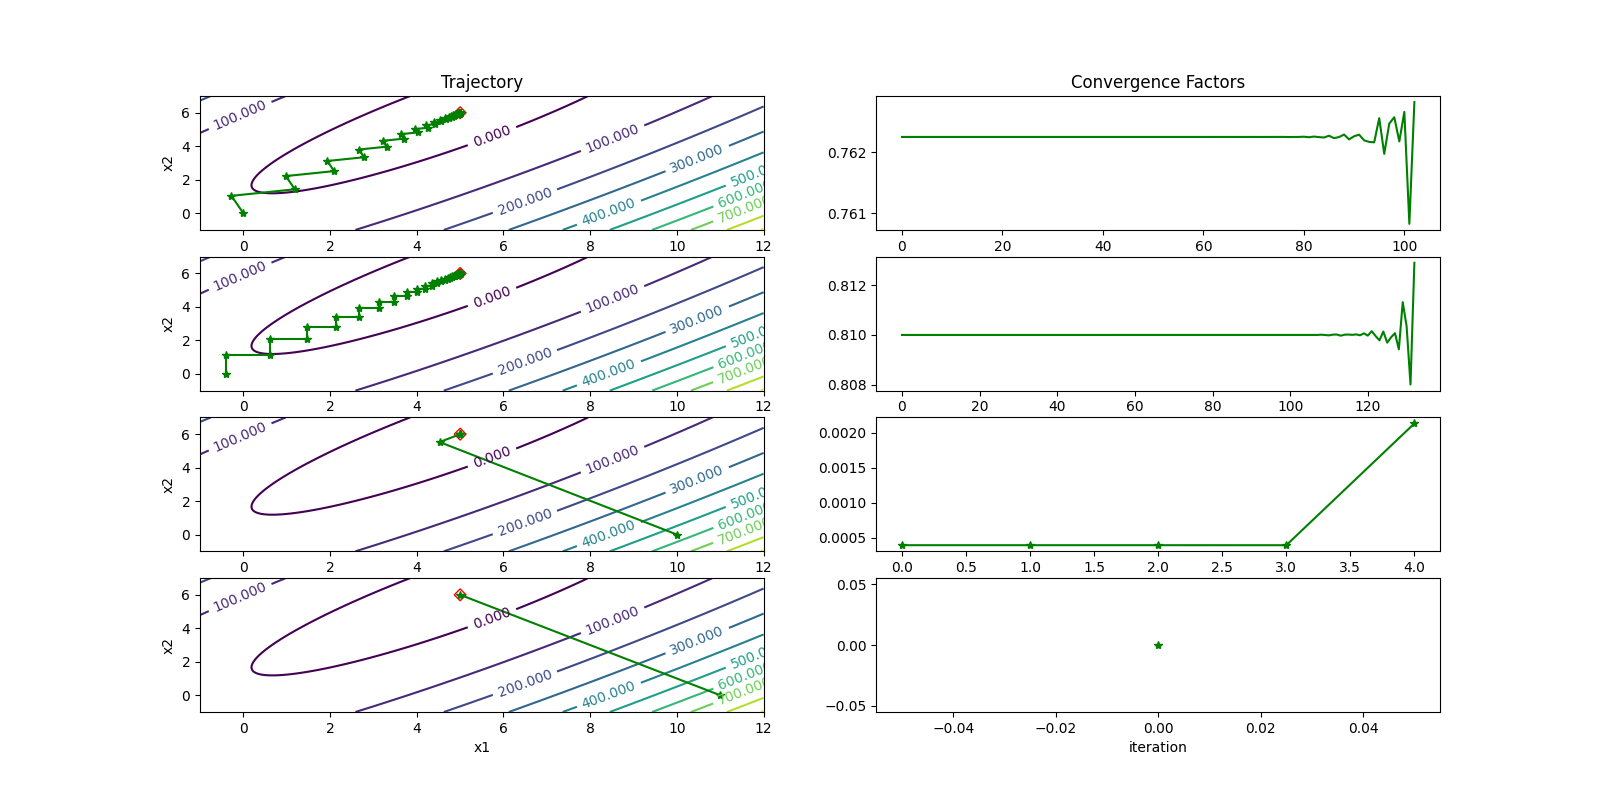

Generate this figure with Python:
import numpy as np
import matplotlib.pyplot as plt

from draw import draw_trajectory, draw_conv_factors

def func(x):
    return (10*x[0]**2 - 18*x[0]*x[1] + 10*x[1]**2) / 2 + 4*x[0] - 15*x[1] + 13

def gradient(x):
    return np.array([10*x[0] - 9*x[1] + 4, -9*x[0] + 10*x[1] - 15])

def hessian(x):
    return np.array([[10, -9], [-9, 10]])

def steepest_descent(x, OPTIM=-22):
    states = []

    y = y_prev = func(x)
    while True:
        states.append({
            'x': tuple(x),
            'y': y,
            'conv_factor': (y - OPTIM) / (y_prev - OPTIM)
        })

        g = gradient(x)
        p = -g
        G = hessian(x)
        if np.linalg.norm(g) < 1e-5:
            break

        alpha = - np.dot(p, g) / np.linalg.multi_dot([p, G, p])
        x += alpha * p
        y_prev = y
        y = func(x)

    return states

if __name__ == '__main__':
    x_min = [-1, -1]
    x_max = [12, 7]
    fig, ax = plt.subplots(4,2,figsize=(16,8))
    ax[0][0].set_title('Trajectory')
    ax[0][1].set_title('Convergence Factors')
    for i, x in enumerate([[0,0], [-0.4, 0], [10, 0], [11, 0]]):
        states = steepest_descent(x)
        draw_trajectory(*zip(*[i['x'] for i in states]), x_min, x_max, func, ax[i][0])
        draw_conv_factors([i['conv_factor'] for i in states][1:], ax[i][1])
    plt.show()
